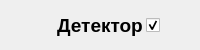
          <widget class="QWidget" name="widget_menu_title" native="true">
           <property name="minimumSize">
            <size>
             <width>0</width>
             <height>50</height>
            </size>
           </property>
           <property name="maximumSize">
            <size>
             <width>16777215</width>
             <height>50</height>
            </size>
           </property>
           <property name="styleSheet">
            <string notr="true"/>
           </property>
           <layout class="QHBoxLayout" name="layout_menu_title">
            <property name="spacing">
             <number>0</number>
            </property>
            <property name="leftMargin">
             <number>0</number>
            </property>
            <property name="topMargin">
             <number>0</number>
            </property>
            <property name="rightMargin">
             <number>0</number>
            </property>
            <property name="bottomMargin">
             <number>0</number>
            </property>
            <item>
             <widget class="QLabel" name="label_imag_app">
              <property name="minimumSize">
               <size>
                <width>40</width>
                <height>40</height>
               </size>
              </property>
              <property name="maximumSize">
               <size>
                <width>54</width>
                <height>40</height>
               </size>
              </property>
              <property name="sizeIncrement">
               <size>
                <width>0</width>
                <height>0</height>
               </size>
              </property>
              <property name="styleSheet">
               <string notr="true">padding-left: 7px;
padding-right: 7px;
	border: none;												/* без границ */
</string>
              </property>
              <property name="text">
               <string/>
              </property>
              <property name="pixmap">
               <pixmap resource="res.qrc">:/application picture/resource/application picture/app_icon-round.png</pixmap>
              </property>
              <property name="scaledContents">
               <bool>true</bool>
              </property>
              <property name="margin">
               <number>0</number>
              </property>
              <property name="indent">
               <number>-1</number>
              </property>
             </widget>
            </item>
            <item>
             <widget class="QLabel" name="label_text_app_name">
              <property name="font">
               <font>
                <pointsize>14</pointsize>
                <weight>75</weight>
                <bold>true</bold>
               </font>
              </property>
              <property name="styleSheet">
               <string notr="true">font-size: 14pt;</string>
              </property>
              <property name="text">
               <string>Детектор</string>
              </property>
              <property name="alignment">
               <set>Qt::AlignCenter</set>
              </property>
             </widget>
            </item>
            <item>
             <widget class="QCheckBox" name="checkBox_color_theme">
              <property name="minimumSize">
               <size>
                <width>40</width>
                <height>0</height>
               </size>
              </property>
              <property name="maximumSize">
               <size>
                <width>54</width>
                <height>20</height>
               </size>
              </property>
              <property name="layoutDirection">
               <enum>Qt::LeftToRight</enum>
              </property>
              <property name="styleSheet">
               <string notr="true">/* Состояние - не выбран*/
QCheckBox::indicator:unchecked {
	/* Выбор картинки*/
	image: url(:/toggle/resource/toggle/toggle_off_black_36dp.svg);
	image: url(:/toggle_color_theme/resource/toggle_color_theme/toggle_on_white.svg);
}

/* Состояние -  выбран*/
QCheckBox::indicator:checked {
	/* Выбор картинки*/
	image: url(:/toggle/resource/toggle/toggle_on_white_36dp.svg);
	image: url(:/toggle_color_theme/resource/toggle_color_theme/toggle_off_black.svg);
}</string>
              </property>
              <property name="text">
               <string/>
              </property>
              <property name="iconSize">
               <size>
                <width>30</width>
                <height>30</height>
               </size>
              </property>
              <property name="checked">
               <bool>true</bool>
              </property>
              <property name="tristate">
               <bool>false</bool>
              </property>
             </widget>
            </item>
           </layout>
          </widget>
